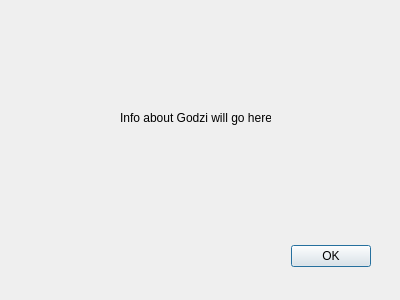
<?xml version="1.0" encoding="UTF-8"?>
<ui version="4.0">
 <class>AboutDialog</class>
 <widget class="QDialog" name="AboutDialog">
  <property name="geometry">
   <rect>
    <x>0</x>
    <y>0</y>
    <width>400</width>
    <height>300</height>
   </rect>
  </property>
  <property name="windowTitle">
   <string>About Godzi</string>
  </property>
  <property name="windowIcon">
   <iconset resource="../AppImages.qrc">
    <normaloff>:/resources/images/globe.png</normaloff>:/resources/images/globe.png</iconset>
  </property>
  <widget class="QDialogButtonBox" name="buttonBox">
   <property name="geometry">
    <rect>
     <x>30</x>
     <y>240</y>
     <width>341</width>
     <height>32</height>
    </rect>
   </property>
   <property name="orientation">
    <enum>Qt::Horizontal</enum>
   </property>
   <property name="standardButtons">
    <set>QDialogButtonBox::Ok</set>
   </property>
  </widget>
  <widget class="QLabel" name="label">
   <property name="geometry">
    <rect>
     <x>120</x>
     <y>110</y>
     <width>151</width>
     <height>16</height>
    </rect>
   </property>
   <property name="text">
    <string>Info about Godzi will go here!</string>
   </property>
  </widget>
 </widget>
 <resources>
  <include location="../AppImages.qrc"/>
 </resources>
 <connections>
  <connection>
   <sender>buttonBox</sender>
   <signal>accepted()</signal>
   <receiver>AboutDialog</receiver>
   <slot>accept()</slot>
   <hints>
    <hint type="sourcelabel">
     <x>248</x>
     <y>254</y>
    </hint>
    <hint type="destinationlabel">
     <x>157</x>
     <y>274</y>
    </hint>
   </hints>
  </connection>
  <connection>
   <sender>buttonBox</sender>
   <signal>rejected()</signal>
   <receiver>AboutDialog</receiver>
   <slot>reject()</slot>
   <hints>
    <hint type="sourcelabel">
     <x>316</x>
     <y>260</y>
    </hint>
    <hint type="destinationlabel">
     <x>286</x>
     <y>274</y>
    </hint>
   </hints>
  </connection>
 </connections>
</ui>
